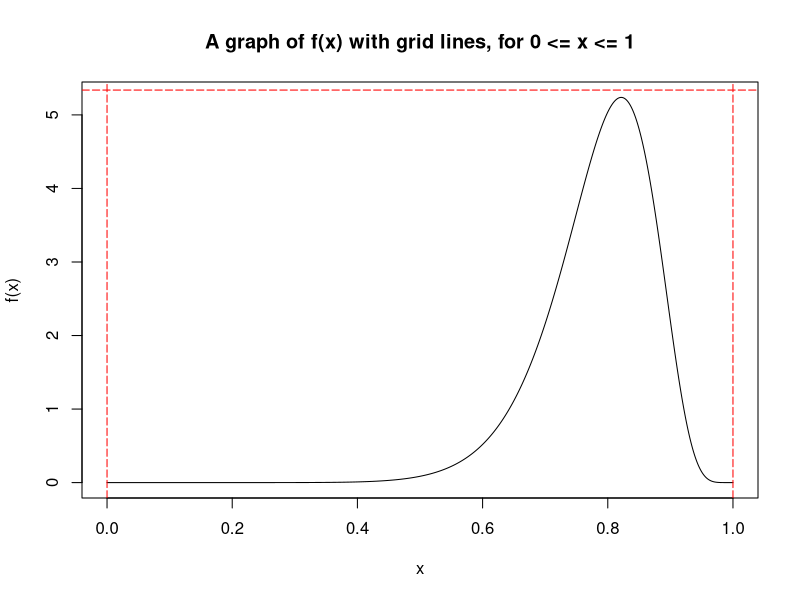

Write the R code that produced this figure.
set.seed(200818067)

a = sample (3:14 , 1) ; b = sample (3:14 , 1)
x = seq(0,1,0.001)
y = a*b*(x^(a-1))*((1-(x^a))^(b-1))

plot(x,y, xlab = "x" , ylab="f(x)" , type = "l", main="A graph of f(x) with grid lines, for 0 <= x <= 1")

abline(v = 0, lty = 5, col = "red")
abline(v = 1, lty = 5, col = "red")
abline(h = max(y)+0.1, lty = 5, col = "red")

MCI = function(N) {
  
  #set a tally variable for hits under the graph, above y=0
  no_of_hits = 0
  
  for(i in 1:N){
  
  #Generate x and y coords
  x0 = runif(1, 0, 1)
  y0 = runif(1, 0, max(y)+0.1)
  
  #f(x) at x
  f = a*b*(x0^(a-1))*((1-(x0^a))^(b-1))
  
  if(y0 < f){  #if the point is under the curve then
      no_of_hits = no_of_hits + 1
    }
  }
  
  P = no_of_hits / N           #The proportion under the curve
  area_under_curve = P*(1*(max(y)+0.1))      #The total area under
  return(area_under_curve)
}

MCI(1e6)